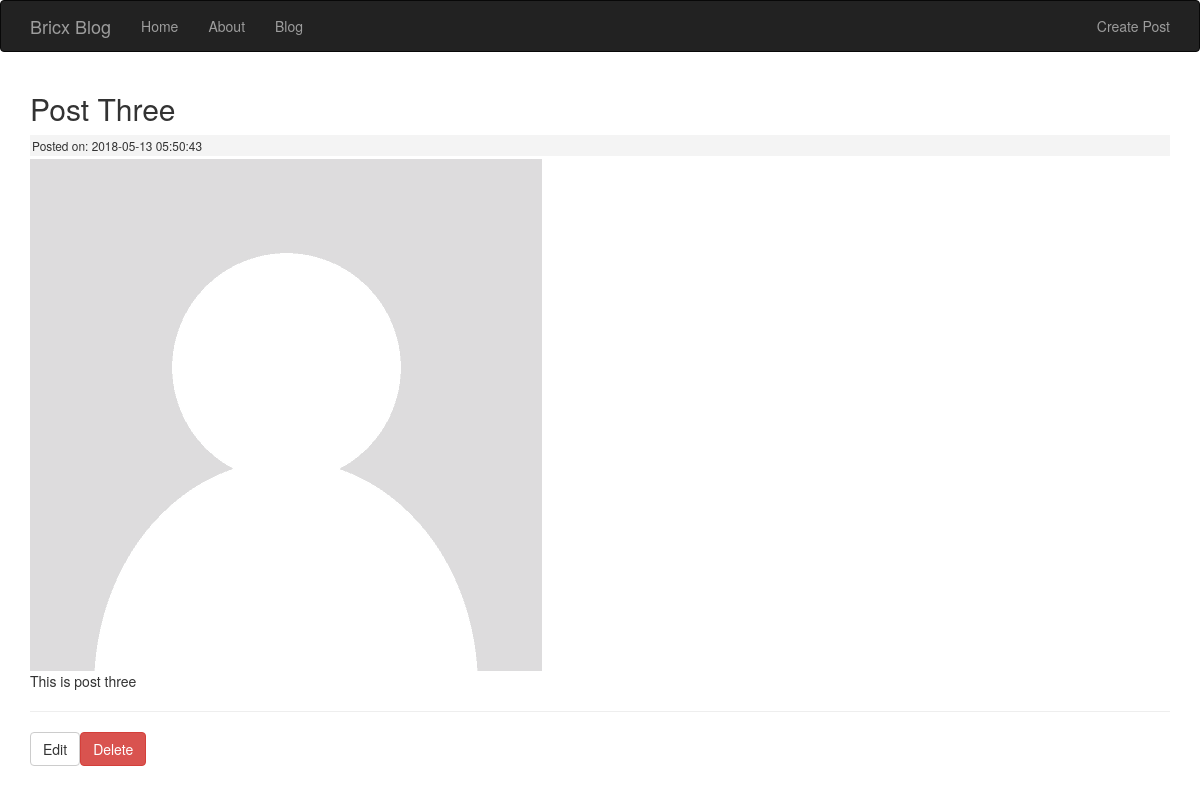
The app's page /posts/Post-Three with its own data.
### tables this page shows
CREATE TABLE IF NOT EXISTS `posts` (
  `id` int(11) NOT NULL AUTO_INCREMENT,
  `category_id` int(11) NOT NULL,
  `title` varchar(255) NOT NULL,
  `slug` varchar(255) NOT NULL,
  `body` text NOT NULL,
  `post_image` varchar(255) NOT NULL,
  `created_at` timestamp NOT NULL DEFAULT CURRENT_TIMESTAMP,
  PRIMARY KEY (`id`)
);

### application/controllers/Posts.php (called while the page is built, shortened)
<?php
class Posts extends CI_Controller {
    public function view($slug = NULL) {
        $data['post'] = $this->post_model->get_posts($slug);
        $data['title'] = $data['post']['title'];
        $this->load->view('templates/header');
        $this->load->view('posts/view', $data);
        $this->load->view('templates/footer');
    }
}

### index.php (called while the page is built, shortened)
<?php
require_once BASEPATH.'core/CodeIgniter.php';

### application/models/Post_model.php (called while the page is built, shortened)
<?php
    class Post_model extends CI_model {
        public function get_posts($slug = FALSE) {
            $query = $this->db->get_where('posts', array('slug' => $slug));
            return $query->row_array();
        }
    }
?>

### application/views/posts/view.php (the view)
<h2><?php echo $title; ?></h2>
<small class="post-date">Posted on: <?php echo $post['created_at']; ?></small>
<img src="<?php echo site_url(); ?>assets/images/posts/<?php echo $post['post_image']; ?>">
<div class="post-body">
    <?php echo $post['body']; ?>
</div>
<hr>
<a class="btn btn-default pull-left" href="edit/<?php echo $post['slug']; ?>">Edit</a>
<?php echo form_open('posts/delete/'.$post['id']); ?>
    <input type="submit" value="Delete" class="btn btn-danger">
</form>

### assets/css/style.css (style rules this page uses)
.post-date { background: #f4f4f4; padding: 2px; margin: 3px 0; display: block; }

### records on screen
posts: created_at "2018-05-13 05:50:43", post_image (placeholder picture), body "This is post three"

### other values on screen
$title "Post Three"
